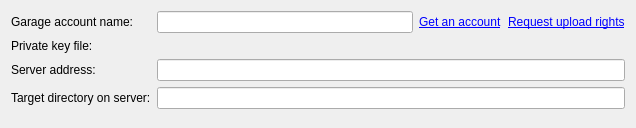
<?xml version="1.0" encoding="UTF-8"?>
<ui version="4.0">
 <class>Madde::Internal::MaemoPublishingUploadSettingsPageFremantleFree</class>
 <widget class="QWizardPage" name="Madde::Internal::MaemoPublishingUploadSettingsPageFremantleFree">
  <property name="geometry">
   <rect>
    <x>0</x>
    <y>0</y>
    <width>636</width>
    <height>128</height>
   </rect>
  </property>
  <property name="windowTitle">
   <string>WizardPage</string>
  </property>
  <property name="title">
   <string>Upload Settings</string>
  </property>
  <layout class="QFormLayout" name="formLayout">
   <item row="0" column="0">
    <widget class="QLabel" name="accountNameLabel">
     <property name="text">
      <string>Garage account name:</string>
     </property>
    </widget>
   </item>
   <item row="0" column="1">
    <layout class="QHBoxLayout" name="horizontalLayout_2">
     <item>
      <widget class="QLineEdit" name="garageAccountLineEdit"/>
     </item>
     <item>
      <widget class="QLabel" name="getAccountLabel">
       <property name="text">
        <string>&lt;a href=&quot;https://garage.maemo.org/account/register.php&quot;&gt;Get an account&lt;/a&gt;</string>
       </property>
       <property name="openExternalLinks">
        <bool>true</bool>
       </property>
      </widget>
     </item>
     <item>
      <widget class="QLabel" name="label">
       <property name="text">
        <string>&lt;a href=&quot;https://garage.maemo.org/extras-assistant/index.php&quot;&gt;Request upload rights&lt;/a&gt;</string>
       </property>
       <property name="openExternalLinks">
        <bool>true</bool>
       </property>
      </widget>
     </item>
    </layout>
   </item>
   <item row="1" column="0">
    <widget class="QLabel" name="keyFileLabel">
     <property name="text">
      <string>Private key file:</string>
     </property>
    </widget>
   </item>
   <item row="1" column="1">
    <widget class="Utils::PathChooser" name="privateKeyPathChooser" native="true"/>
   </item>
   <item row="2" column="0">
    <widget class="QLabel" name="serverAddressLabel">
     <property name="text">
      <string>Server address:</string>
     </property>
    </widget>
   </item>
   <item row="2" column="1">
    <widget class="QLineEdit" name="serverAddressLineEdit"/>
   </item>
   <item row="3" column="0">
    <widget class="QLabel" name="targetDirectoryOnServerLabel">
     <property name="text">
      <string>Target directory on server:</string>
     </property>
    </widget>
   </item>
   <item row="3" column="1">
    <widget class="QLineEdit" name="targetDirectoryOnServerLineEdit"/>
   </item>
  </layout>
 </widget>
 <customwidgets>
  <customwidget>
   <class>Utils::PathChooser</class>
   <extends>QWidget</extends>
   <header location="global">utils/pathchooser.h</header>
   <container>1</container>
   <slots>
    <signal>editingFinished()</signal>
    <signal>browsingFinished()</signal>
   </slots>
  </customwidget>
 </customwidgets>
 <resources/>
 <connections/>
</ui>
